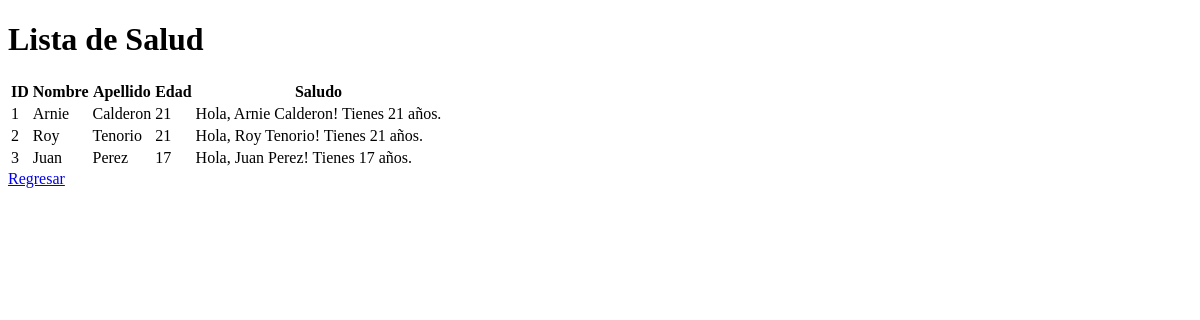
The app's page /saludos/, older data.
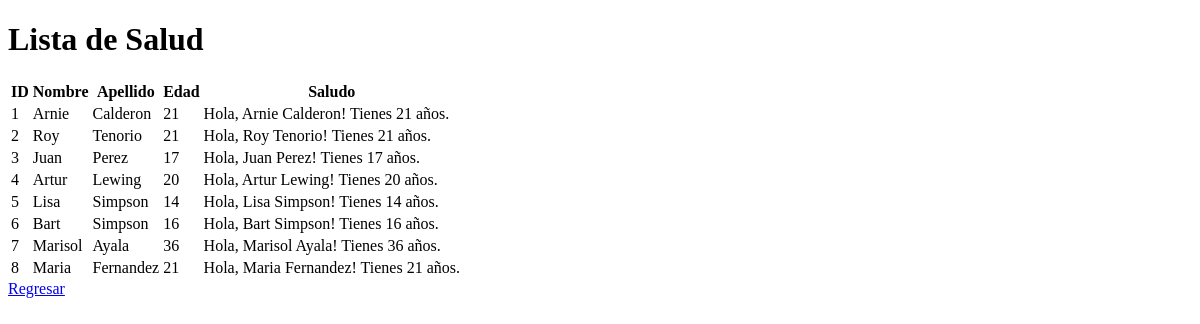
The same page, newer data.
### tables this page shows
CREATE TABLE saludos (
    id INTEGER PRIMARY KEY AUTOINCREMENT,
    nombre TEXT,
    apellido TEXT,
    edad INTEGER,
    saludo TEXT
);

### server.py (the view)
@app.get("/saludos/", response_class=HTMLResponse)
async def obtener_saludos(request: Request):
    try:
        conn = sqlite3.connect("saludos.db", check_same_thread=False)
        cursor = conn.cursor()
        cursor.execute("SELECT * FROM saludos")
        resultados = cursor.fetchall()
        return templates.TemplateResponse("ver_saludos.html", {"request": request, "saludos": resultados})
    finally:
        conn.close()  # Cerrar la conexión

### templates/ver_saludos.html (shortened to what this page needs)
<!DOCTYPE html>
<html lang="es">
<head>
</head>
<body>
    <h1>Lista de Salud</h1>
    <table>
        <tr>
            <th>ID</th>
            <th>Nombre</th>
            <th>Apellido</th>
            <th>Edad</th>
            <th>Saludo</th>
        </tr>
        {% for saludo in saludos %}
        <tr>
            <td>{{ saludo[0] }}</td>
            <td>{{ saludo[1] }}</td>
            <td>{{ saludo[2] }}</td>
            <td>{{ saludo[3] }}</td>
            <td>{{ saludo[4] }}</td>
        </tr>
        {% endfor %}
    </table>
    <a href="/">Regresar</a>
</body>
</html>

Row changes from the older to the newer data that the page shows:
added saludos: id "4", nombre "Artur", apellido "Lewing", edad "20", saludo "Hola, Artur Lewing! Tienes 20 años."
added saludos: id "5", nombre "Lisa", apellido "Simpson", edad "14", saludo "Hola, Lisa Simpson! Tienes 14 años."
added saludos: id "6", nombre "Bart", apellido "Simpson", edad "16", saludo "Hola, Bart Simpson! Tienes 16 años."
added saludos: id "7", nombre "Marisol", apellido "Ayala", edad "36", saludo "Hola, Marisol Ayala! Tienes 36 años."
added saludos: id "8", nombre "Maria", apellido "Fernandez", edad "21", saludo "Hola, Maria Fernandez! Tienes 21 años."
